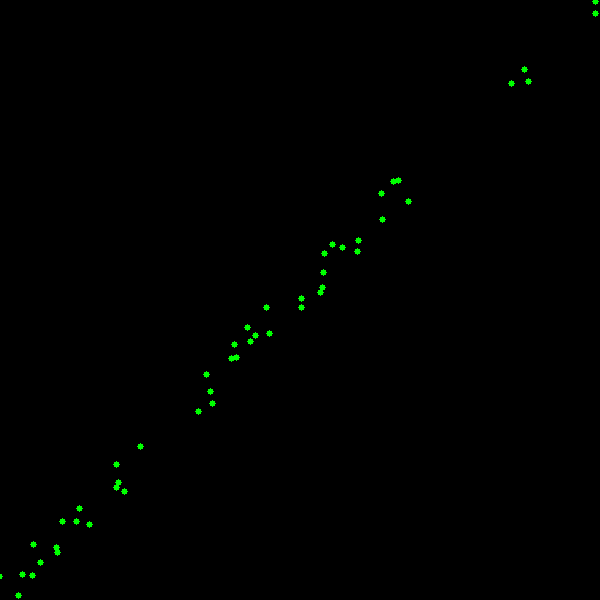
#> input picture lab4/pontos_ransac.png, 600 x 600 px
$ python lab4.py
#> lines starting #> are read from the running program, lines starting #| are printed output that depends on the picture; after the words box and inside, x2 and y2 are one past the last pixel; in counts of white or black regions, pixels touching at a corner belong together
import cv2 as cv
import matplotlib.pyplot as plt
import numpy as np

def fit_line_ransac(data_points, iterations, distance_threshold):
    optimal_line = (0, 0, 0, 0)
    most_inliers = []

    for _ in range(iterations):
        # Select two random points to calculate the line
        selected_points = data_points[np.random.choice(data_points.shape[0], 2, replace=False)]
        x_vals, y_vals = selected_points[:, 0], selected_points[:, 1]

        # Check for vertical line
        if x_vals[0] == x_vals[1]:
            continue

        # Line coeficients (y = ax + b)
        a = (y_vals[1] - y_vals[0]) / (x_vals[1] - x_vals[0])
        b = y_vals[1] - a * x_vals[1]

        # Distance of points to line
        dist = np.abs(a * data_points[:, 0] - data_points[:, 1] + b) / np.sqrt(a**2 + 1)
        current_inliers = data_points[dist < distance_threshold]

        # Update the best line if the number of inliners is bigger
        if len(current_inliers) > len(most_inliers):
            most_inliers = current_inliers
            optimal_line = (a, b, x_vals, x_vals)

    return optimal_line, most_inliers

# Main code:

image = cv.imread('pontos_ransac.png')
#> image is the input picture: shape (600, 600, 3); mean B, G, R 0, 1, 0
gray_image = cv.cvtColor(image, cv.COLOR_BGR2GRAY)
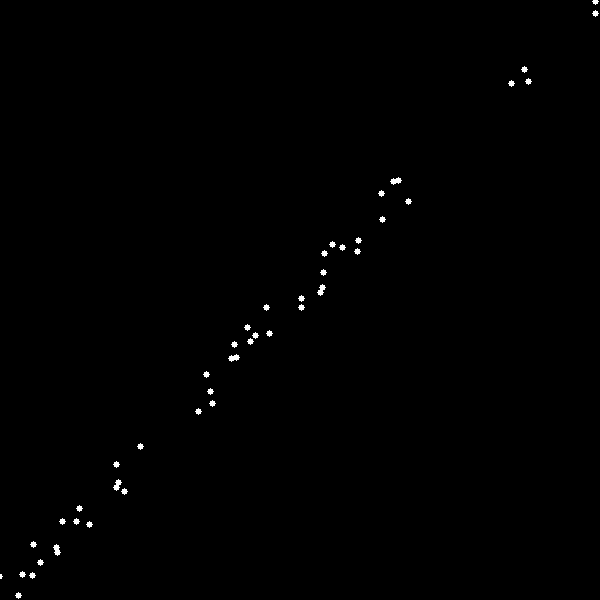
#> gray_image: shape (600, 600); values 0 (black) and 150 (white), 0.39% white; 44 white regions (1 under 20 px), largest, box (x1, y1, x2, y2) and area: (390, 177, 402, 185) 56, (317, 284, 326, 296) 56, (228, 354, 240, 362) 56

# Corner detection with Harris
harris_response = cv.cornerHarris(gray_image, 2, 3, 0.05)
corner_threshold = 0.01 * harris_response.max()
#> corner_threshold = 0.000142
corner_locations = harris_response > corner_threshold
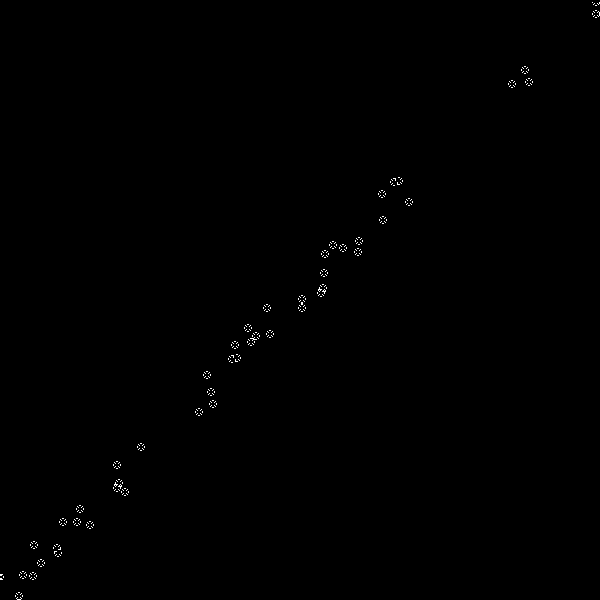
#> corner_locations: shape (600, 600) bool; 0.21% white in thin lines or dots

interest_points = np.column_stack(np.nonzero(corner_locations))
#> interest_points = 767 pairs, first value 2 to 599, second value 0 to 599

best_fit_line, inlier_points = fit_line_ransac(interest_points, 50, 5)
#> the loop in fit_line_ransac, `for _ in range(iterations):` made 50 passes
#> (selected_points, y_vals, a, b, optimal_line) on passes 1, 2, 5, 13: ([[546, 32], [200, 410]], [32, 410], -1.09, 628.5, (-1.09, 628.5, [546, 200], [546, 200])), ([[490, 114], [10, 595]], [114, 595], -1, 605, (-1, 605, [490, 10], [490, 10])), ([[12, 594], [563, 44]], [594, 44], -0.998, 606, (-0.998, 606, [12, 563], [12, 563])), ([[334, 273], [410, 197]], [273, 197], -1, 607, (-1, 607, [334, 410], [334, 410]))
#> (selected_points, x_vals, y_vals, a, b) on passes 3, 4, 6, 7, 8, 9: ([[10, 595], [482, 115]], [10, 482], [595, 115], -1.02, 605.2), ([[548, 33], [577, 25]], [548, 577], [33, 25], -0.276, 184.2), ([[15, 597], [273, 320]], [15, 273], [597, 320], -1.07, 613.1), ([[245, 340], [73, 525]], [245, 73], [340, 525], -1.08, 603.5), ([[79, 526], [338, 253]], [79, 338], [526, 253], -1.05, 609.3), ([[178, 393], [198, 409]], [178, 198], [393, 409], 0.8, 250.6)
#> after the loop in fit_line_ransac, `for _ in range(iterations):`: most_inliers = 303 pairs, first value 2 to 598, second value 15 to 599
#> best_fit_line = (-1, 607, [334, 410], [334, 410]); inlier_points has the same summary as most_inliers in fit_line_ransac

x_start, y_start = int(best_fit_line[2][0]), int(best_fit_line[3][0])
#> x_start = 334; y_start = 334
x_end, y_end = int(best_fit_line[2][1]), int(best_fit_line[3][1])
#> x_end = 410; y_end = 410

x_values = np.linspace(0, image.shape[1], 1000)
#> x_values = 1000 values from 0 to 600
y_values = best_fit_line[0] * x_values + best_fit_line[1]
#> y_values = 1000 values, max 607 at index 0, min 7 at index 999, mean 307

# Plot the image and the line
plt.figure(figsize=(10, 10))
plt.imshow(cv.cvtColor(image, cv.COLOR_BGR2RGB))
plt.plot(x_values, y_values, color='white')

padding = 20
plt.xlim([-padding, image.shape[1] + padding])
plt.ylim([image.shape[0] + padding, -padding])

plt.axis('off')
plt.show()
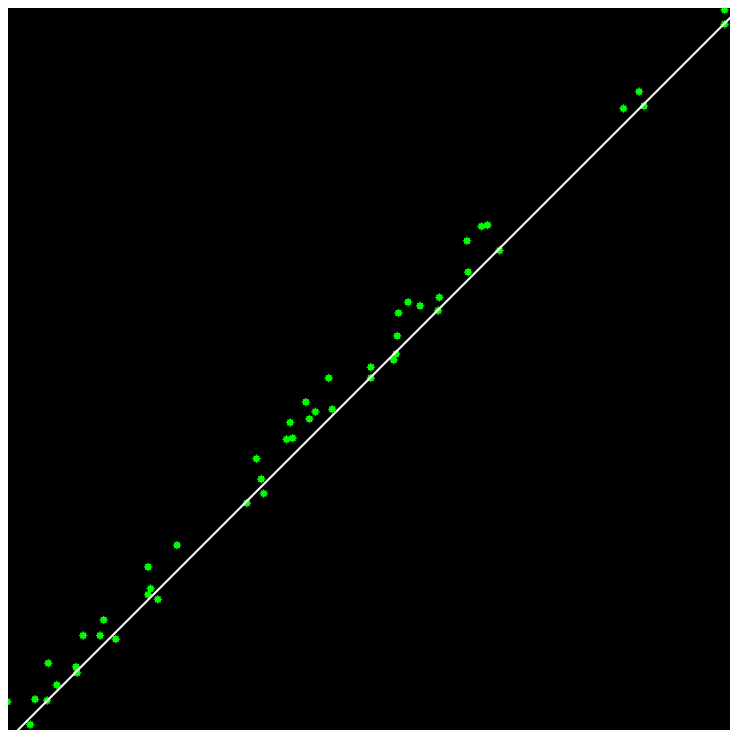
#> figure drawn by matplotlib, 1 panel
